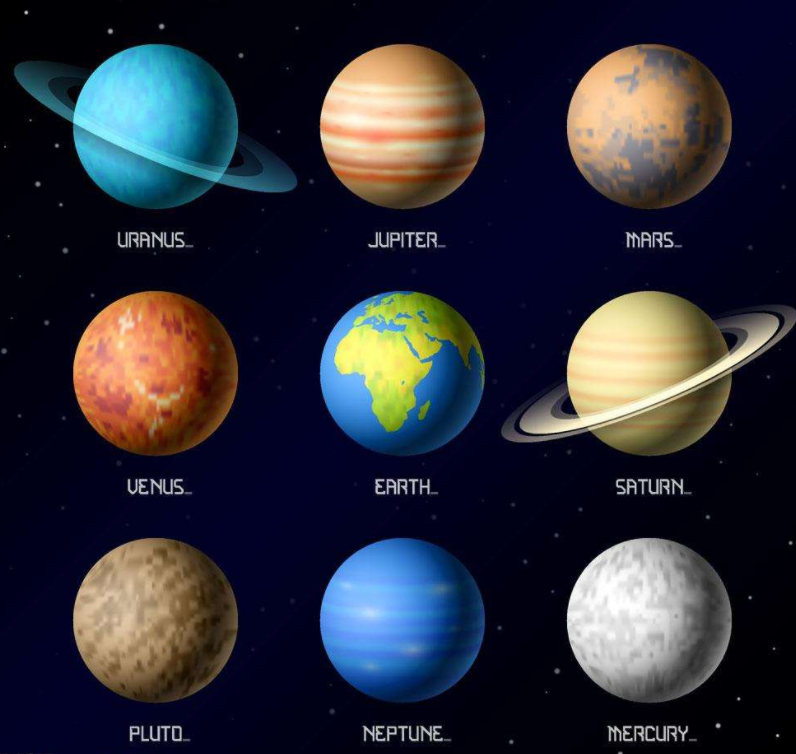
#> input picture OpenCVProjectswithPy/code/hcircle2.png, 796 x 754 px
$ python houghcirclecheck.py
#> lines starting #> are read from the running program, lines starting #| are printed output that depends on the picture; after the words box and inside, x2 and y2 are one past the last pixel; in counts of white or black regions, pixels touching at a corner belong together
import cv2
import  numpy as np

planets = cv2.imread("hcircle2.png")
#> planets is the input picture: shape (754, 796, 3); mean B, G, R 56.6, 45.7, 44.9
gray = cv2.cvtColor(planets,cv2.COLOR_BGR2GRAY)
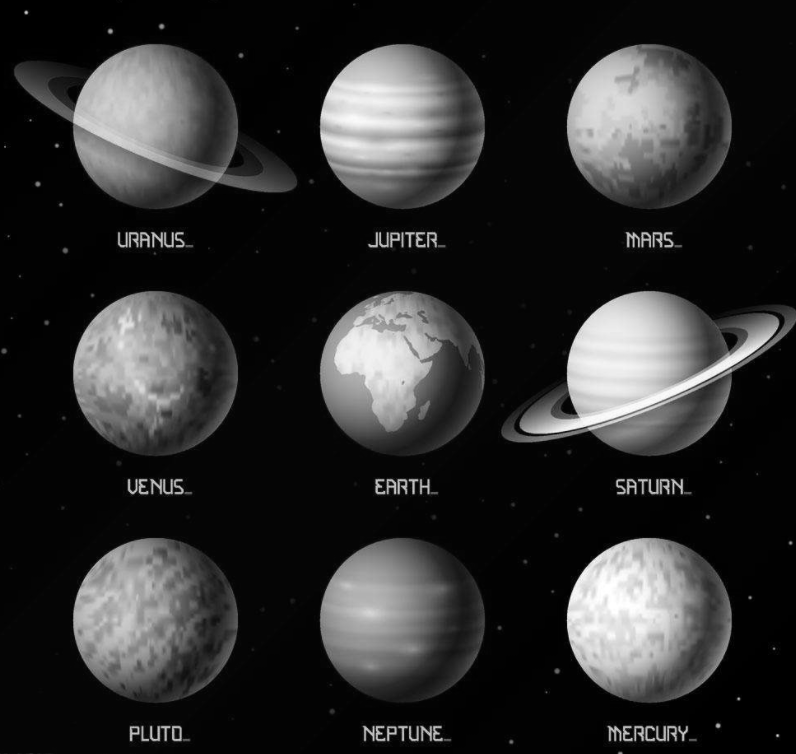
#> gray: shape (754, 796); min 0, max 255, mean 46.6
img = cv2.medianBlur(gray,25)
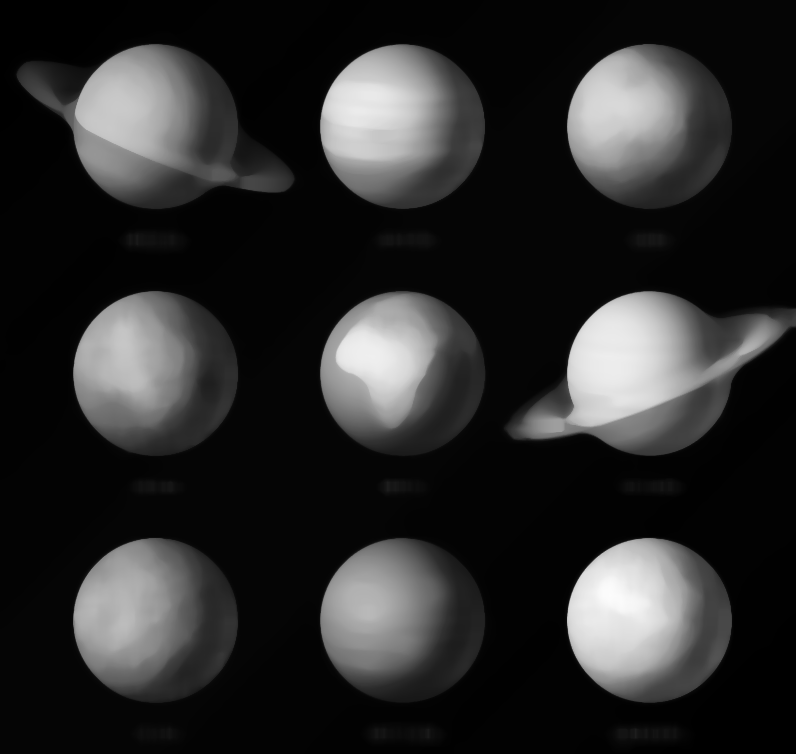
#> img: shape (754, 796); min 0, max 252, mean 44.1
# img =cv2.GaussianBlur( gray,(11,11), 4)
cimg= cv2.cvtColor(img,cv2.COLOR_GRAY2BGR)


circles = cv2.HoughCircles(img,cv2.HOUGH_GRADIENT,1,120,param1=100
                          ,param2=30,minRadius=0,maxRadius=0)
#> circles = [[648.5, 619.5, 82], [401.5, 126.5, 82], [402.5, 372.5, 82], [649.5, 372.5, 82.4], [403.5, 620.5, 81.6], [156.5, 619.5, 82.5], [650.5, 126.5, 81.6], [156.5, 127.5, 81.1], [154.5, 371.5, 80.9]]


circles = np.uint16(np.around(circles))
#> circles = [[648, 620, 82], [402, 126, 82], [402, 372, 82], [650, 372, 82], [404, 620, 82], [156, 620, 82], [650, 126, 82], [156, 128, 81], [154, 372, 81]]


for i in circles[0,:]:
    cv2.circle(planets,(i[0],i[1]),i[2],(0,255,0),2)

    cv2.circle(planets,(i[0],i[1]),2,(0,0,255),3)
#> this loop made 9 passes
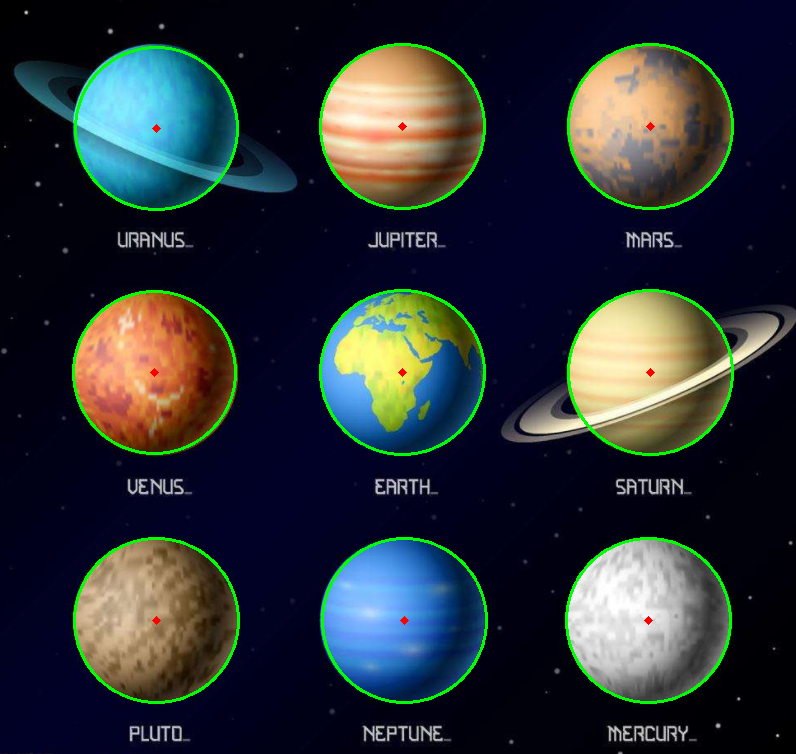
#> planets: shape (754, 796, 3); 2.39% of pixels changed, all inside (x1, y1, x2, y2) = (72, 43, 734, 704)


cv2.imwrite("planets_circles.jpg",planets)
cv2.imshow("Hcircle",planets)
cv2.waitKey()
#> (the run stopped early here; a loop or call above may not have finished)

$ run again, with OpenCVProjectswithPy/code/hcircle1.png copied over OpenCVProjectswithPy/code/hcircle2.png
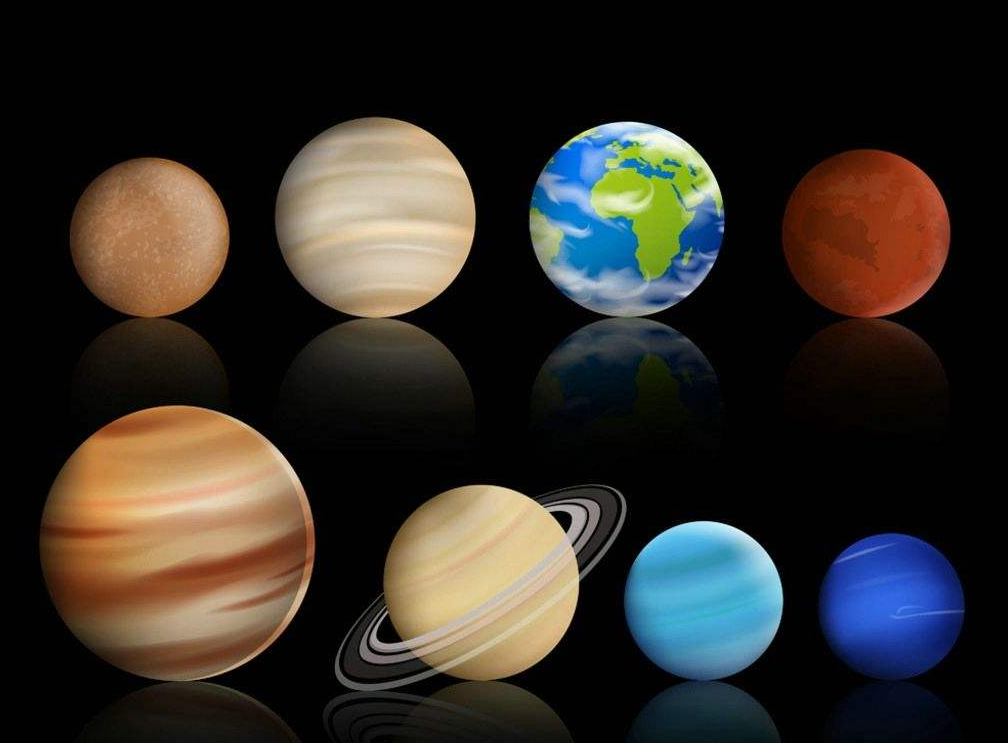
#> input picture OpenCVProjectswithPy/code/hcircle1.png, 1008 x 743 px
#> planets is the input picture: shape (743, 1008, 3); mean B, G, R 38.7, 44.1, 48.5
#> `img = cv2.medianBlur(gray,25)`:
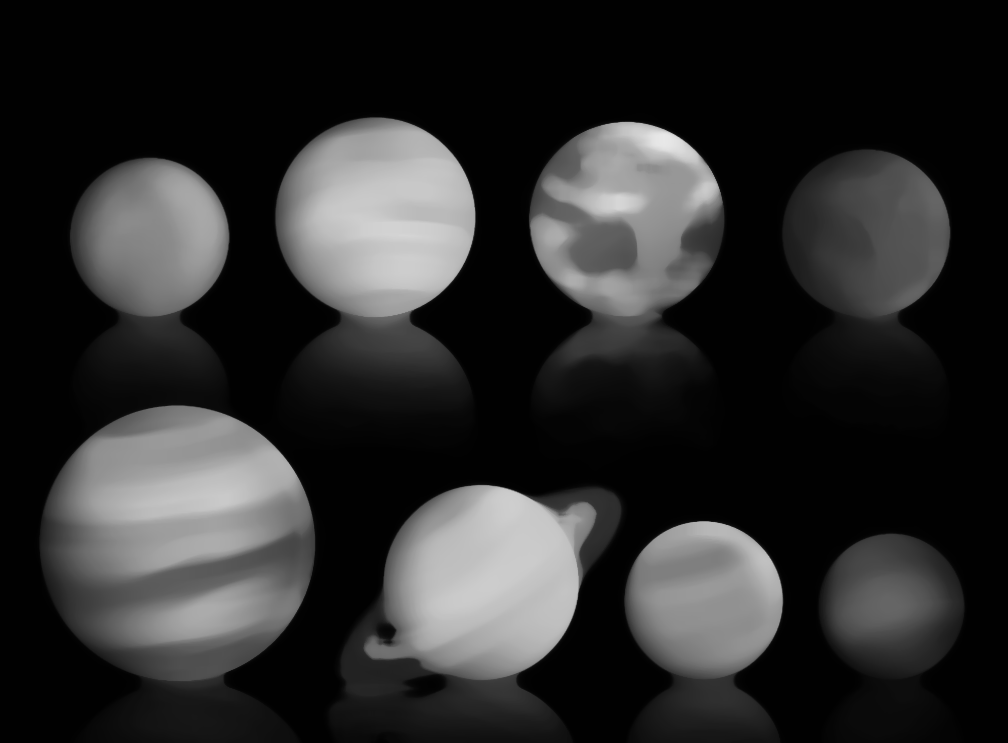
#> img: shape (743, 1008); min 1, max 232, mean 44
#> `circles = cv2.HoughCircles(img,cv2.HOUGH_GRADIENT,1,120,param1=100 ,pa..`: circles = [[177.5, 542.5, 138], [702.5, 599.5, 78.9], [375.5, 217.5, 99.9], [480.5, 581.5, 96.9], [148.5, 237.5, 79.1], [626.5, 217.5, 97.5], [866.5, 233.5, 83.7], [890.5, 605.5, 72.9], [375.5, 418.5, 100.4], [628.5, 411.5, 93.8], [523.5, 301.5, 109.2]]
#> `circles = np.uint16(np.around(circles))`: circles = [[178, 542, 138], [702, 600, 79], [376, 218, 100], [480, 582, 97], [148, 238, 79], [626, 218, 98], [866, 234, 84], [890, 606, 73], [376, 418, 100], [628, 412, 94], [524, 302, 109]]
#> the loop `for i in circles[0,:]:` made 11 passes
#> after the loop `for i in circles[0,:]:`:
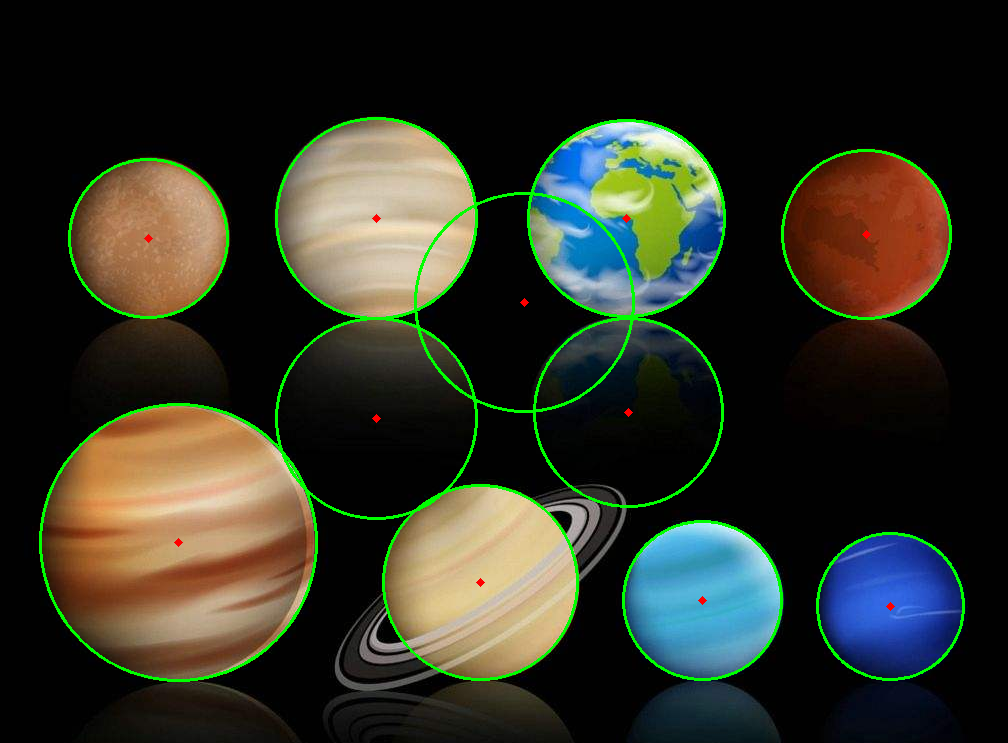
#> planets: shape (743, 1008, 3); 2.62% of pixels changed, all inside (x1, y1, x2, y2) = (39, 117, 965, 682)
